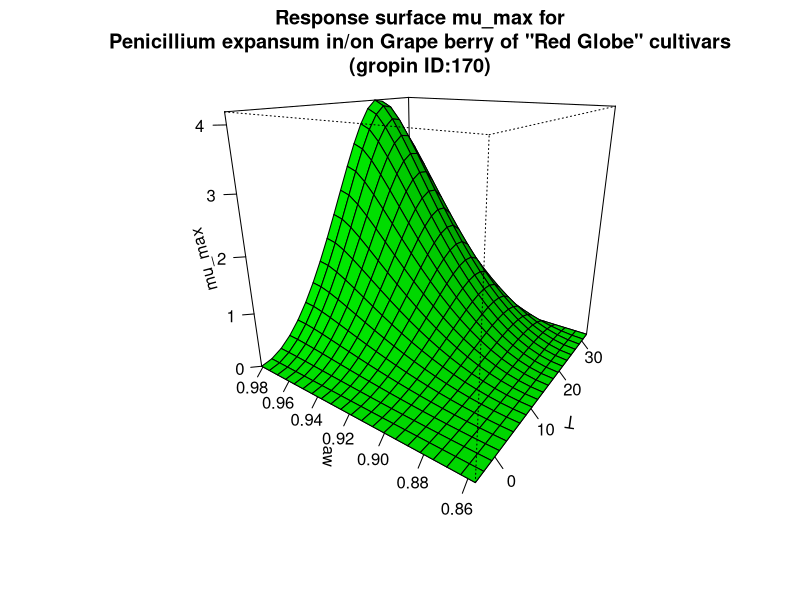

Write the R code that produced this figure.
#############################
# start of Parameter script
#############################
T <- seq(-4.4044,32.4675324675325,length.out=21)
aw <- seq(0.856856,0.981018981018981,length.out=21)
#############################
# end of Parameter script
#############################
############################# 
# start of Model script Gropin ID 170 
#############################
 
# constant coefficients for this model
mopt <- 4.19
Tmin <- -4.4
Topt <- 23.9
Tmax <- 32.5
awmin <- 0.856
awopt <- 0.981
 
variables <- data.frame(T,aw)
argumentsPar <- expand.grid(variables)
 
# heart of the model
response_surface <- function(T,aw) {
   mumax <-(mopt*(((T-Tmax)*((T-Tmin)^2))/((Topt-Tmin)*((Topt-Tmin)*(T-Topt)-(Topt-Tmax)*(Topt+Tmin-2*T))))*(((aw-1)*(aw-awmin)^2)/((awopt-awmin)*((awopt-awmin)*(aw-awopt)-(awopt-1)*(awopt+awmin-2*aw)))))

return(mumax=mumax)
} 

# output parameters
mumax <- cbind(argumentsPar,response_surface(argumentsPar['T'],argumentsPar['aw']))
colnames(mumax) <- c(colnames(argumentsPar),'mumax')
#############################
# End of Model script
#############################
############################# 
# start of Visualisation script Gropin ID 170 
#############################
persp(T,aw,matrix(unlist(mumax$mumax),nrow=21),col = 'green',xlab='T',ylab='aw',zlab='mu_max',main='Response surface mu_max for
Penicillium expansum in/on Grape berry of "Red Globe" cultivars
(gropin ID:170)',theta=305,phi=20,shade=0.25,ticktype = 'detailed')
#############################
# End of Visualisation script
#############################
